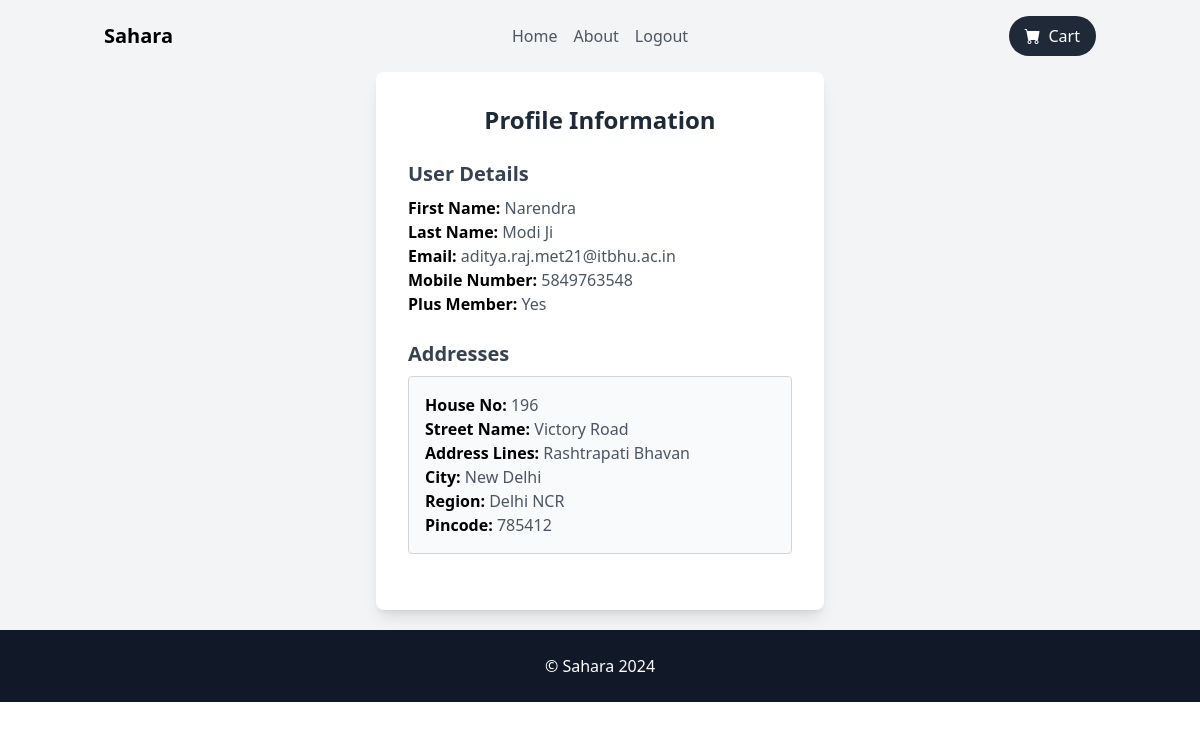
/profile/ (signed in), run on the app's committed database.
### store/models.py (models this page shows, shortened)
class UserProfile(models.Model):  # Extended User model
    user = models.OneToOneField(AuthUser, on_delete=models.CASCADE)
    mobile = models.CharField(max_length=10,default = '9999999999', unique=True)
    is_plus_member = models.BooleanField(default=False)

class UserAddresses(models.Model):
    user = models.ForeignKey(AuthUser, on_delete=models.CASCADE)
    address = models.ForeignKey(Address, on_delete=models.CASCADE)
    is_default = models.BooleanField(default=False)

class Address(models.Model):
    house_no = models.CharField(max_length=15,null=False)
    street_name = models.CharField(max_length=255, default="Unknown")
    address_lines = models.TextField(null=False)
    city = models.CharField(max_length=255, null=False)
    region = models.CharField(max_length=255, null=False)
    pincode = models.BigIntegerField(null=False)

### store/views.py (the view)
# urls.py: path('profile/', views.profile, name='profile'),
@login_required  # Ensure that only logged-in users can access this page
def profile(request):
    user_profile = UserProfile.objects.get(user=request.user)
    addresses = UserAddresses.objects.filter(user=request.user)
    return render(request, 'profile.html', {
        'user': request.user,
        'user_profile': user_profile,
        'addresses': addresses,
    })

### store/templates/profile.html (shortened to what this page needs)
{% load static %} {% load static tailwind_tags %}
<!DOCTYPE html>
<html lang="en">
  <head>
    {% tailwind_css %}
    <link
      href="https://cdn.jsdelivr.net/npm/bootstrap-icons@1.5.0/font/bootstrap-icons.css"
      rel="stylesheet"
    />
  </head>
  <body>
    <nav class="bg-gray-100 py-4">
      <div class="container mx-auto flex justify-center items-center px-4">
        <div class="flex w-1/3 justify-start">
          <a href="#" class="text-xl font-bold">Sahara</a>
        </div>
        <div class="space-x-4 hidden md:flex w-1/3 justify-center">
          <button class="text-gray-600">
            <a href="{% url 'home' %}">Home</a>
          </button>
          <button class="text-gray-600">
            <a href="{% url 'home' %}">About</a>
          </button>
          {% if user.is_authenticated %}
          <button class="text-gray-600">
            <a href="{% url 'logout' %}">Logout</a>
          </button>
          {% else %}
          <button class="text-gray-600">
            <a href="{% url 'login' %}">Login</a>
          </button>
          {%endif%}
        </div>
        <div class="flex w-1/3 justify-end">
          <button
            class="bg-gray-800 text-white px-4 py-2 rounded-full flex items-center"
          >
            <i class="bi-cart-fill pr-2"></i> Cart
          </button>
        </div>
      </div>
    </nav>
    <div class="flex items-center justify-center bg-gray-100">
      <div class="bg-white p-8 rounded-lg shadow-lg w-full max-w-md mb-5 mt-1">
        <h1 class="text-2xl font-bold mb-6 text-center text-gray-800">
          Profile Information
        </h1>
        <div class="mb-6">
          <h2 class="text-xl font-semibold text-gray-700 mb-2">User Details</h2>
          <div class="space-y-1">
            <p>
              <strong>First Name:</strong>
              <span class="text-gray-600">{{ user.first_name }}</span>
            </p>
            <p>
              <strong>Last Name:</strong>
              <span class="text-gray-600">{{ user.last_name }}</span>
            </p>
            <p>
              <strong>Email:</strong>
              <span class="text-gray-600">{{ user.email }}</span>
            </p>
            <p>
              <strong>Mobile Number:</strong>
              <span class="text-gray-600">{{ user_profile.mobile }}</span>
            </p>
            <p>
              <strong>Plus Member:</strong>
              <span class="text-gray-600">
                {% if user_profile.is_plus_member %} Yes {% else %} No {%endif%}
              </span>
            </p>
          </div>
        </div>
        <div class="mb-6">
          <h2 class="text-xl font-semibold text-gray-700 mb-2">Addresses</h2>
          {% if addresses %}
          <ul class="space-y-4">
            {% for address in addresses %}
            <li class="border border-gray-300 rounded p-4 bg-gray-50">
              <strong>House No:</strong>
              <span class="text-gray-600">{{ address.address.house_no }}</span
              ><br />
              <strong>Street Name:</strong>
              <span class="text-gray-600"
                >{{ address.address.street_name }}</span
              ><br />
              <strong>Address Lines:</strong>
              <span class="text-gray-600"
                >{{ address.address.address_lines }}</span
              ><br />
              <strong>City:</strong>
              <span class="text-gray-600">{{ address.address.city }}</span
              ><br />
              <strong>Region:</strong>
              <span class="text-gray-600">{{ address.address.region }}</span
              ><br />
              <strong>Pincode:</strong>
              <span class="text-gray-600">{{ address.address.pincode }}</span
              ><br />
            </li>
            {% endfor %}
          </ul>
          {% else %}
          <p class="text-gray-600">No addresses available.</p>
          {% endif %}
        </div>
      </div>
    </div>
    <footer class="bg-gray-900 py-6">
      <div class="container mx-auto text-center text-white">
        <p>&copy; Sahara 2024</p>
      </div>
    </footer>
  </body>
</html>

### data on the page
UserProfile: mobile "5849763548"
UserAddresses: address.house_no "196", address.street_name "Victory Road", address.address_lines "Rashtrapati Bhavan", address.city "New Delhi", address.region "Delhi NCR", address.pincode "785412"

### other printed values
{{ user.first_name }} "Narendra"
{{ user.last_name }} "Modi Ji"
{{ user.email }} "aditya.raj.met21@itbhu.ac.in"
